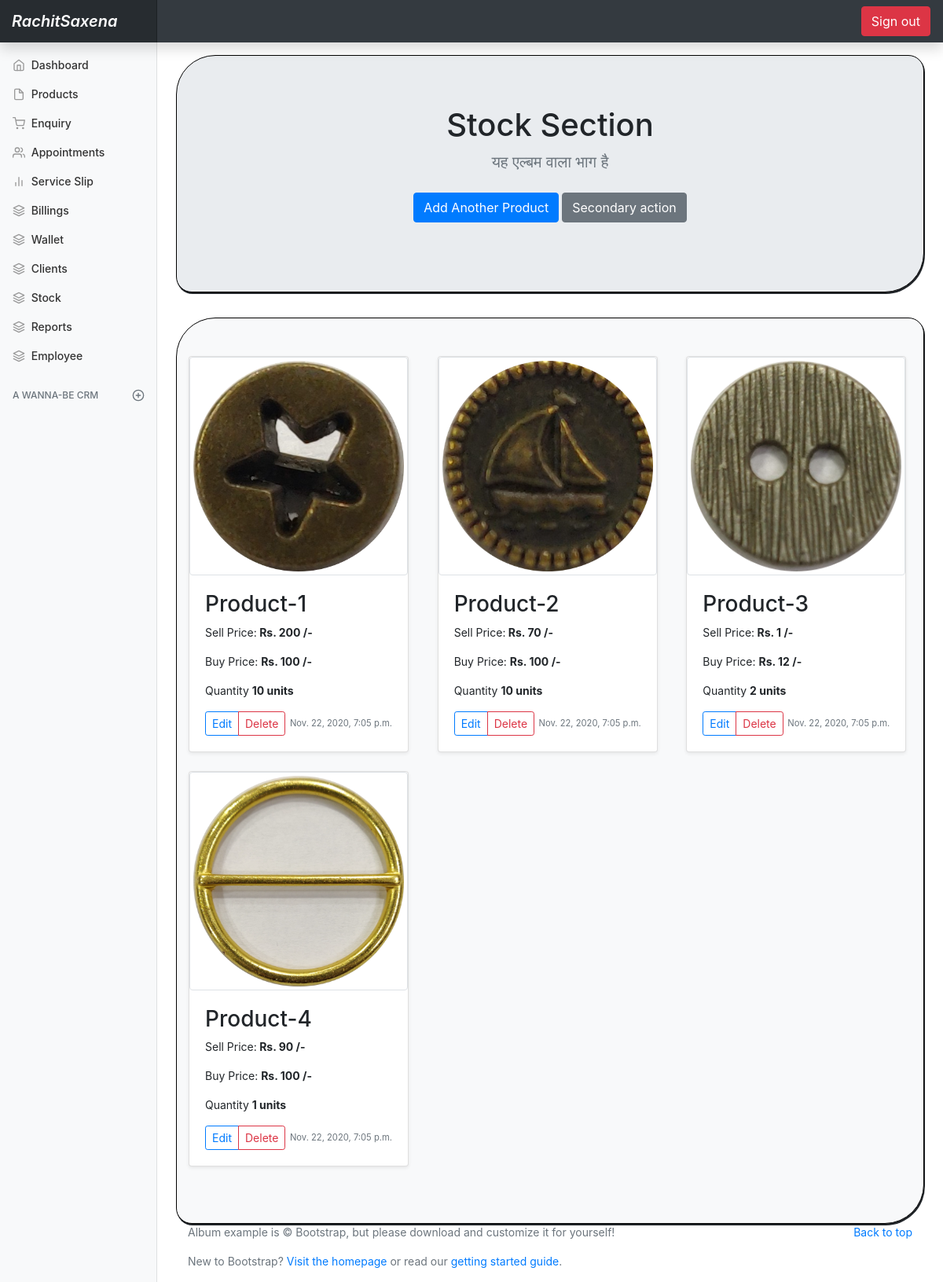
The app's page /stock (signed in) with its own data.
### basic/models.py (models this page shows, shortened)
class Product(models.Model):
    name = models.CharField(max_length=100 ,null=True , blank=True )
    bprice = models.IntegerField(default=0 , null=True  , blank=True)
    sprice = models.IntegerField(default=0 , null= True , blank=True)
    category = models.ForeignKey(Category , on_delete= models.CASCADE)
    quantity = models.IntegerField(default=10)
    img = models.ImageField(null=True , blank=True)
    date = models.DateTimeField(auto_now_add=True)

### basic/views.py (the view)
# urls.py: path('stock' , views.stock , name='stock'),
@login_required(login_url='loginPage')
def stock(request):
    pro = Product.objects.all()
    params = {
        'stock': pro
    }
    return render(request , 'basic/album.html' , params)

### basic/templates/basic/album.html (shortened to what this page needs)
{% extends 'basic/base.html' %}
{% block content %}
 <main role="main" class="col-md-9 ml-sm-auto col-lg-10 px-md-4">
  <section class="jumbotron text-center commonContainer">
    <div class="container ">
      <h1>Stock Section</h1>
      <p class="lead text-muted">यह एल्बम वाला भाग है</p>
      <p>
        <a href="#" class="btn btn-primary my-2">Add Another Product</a>
        <a href="#" class="btn btn-secondary my-2">Secondary action</a>
      </p>
    </div>
  </section>
  <div class="album py-5 bg-light commonContainer" >
    <div class="container" style=>
      <div class="row">
      {% for i in stock  %}
          <div class="col-md-4">
            <div class="card mb-4 shadow-sm albumImage">
              <img src="{{i.img.url}}" alt="..." class="img-thumbnail">
            <div class="card-body">
            <h3>{{i.name}}</h3>
                <p class="card-text">Sell Price:<strong> Rs. {{i.sprice}} /-</strong></p>
                <p class="card-text">Buy Price: <strong>Rs. {{i.bprice}} /-</strong></p>
                <p class="card-text">Quantity <strong>{{i.quantity}} units</strong></p>
                <div class="d-flex justify-content-between align-items-center">
                  <div class="btn-group">
                    <a type="button" class="btn btn-sm btn-outline-primary" href='{% url 'productEnquiry' i.id %}'>Edit</a>
                    <a type="button" class="btn btn-sm btn-outline-danger">Delete</a>
                  </div>
                  <small class="text-muted">{{i.date}}</small>
                </div>
              </div>
            </div>
          </div>
        {% endfor %}
      </div>
    </div>
  </div>
<footer class="text-muted">
  <div class="container">
    <p class="float-right">
      <a href="#">Back to top</a>
    </p>
    <p>Album example is &copy; Bootstrap, but please download and customize it for yourself!</p>
    <p>New to Bootstrap? <a href="https://getbootstrap.com/">Visit the homepage</a> or read our <a href="../getting-started/introduction/">getting started guide</a>.</p>
  </div>
</footer>
</main>
{% endblock content %}

### basic/templates/basic/base.html (shortened to what this page needs)
<!doctype html>
{% load static %}
<html lang="en">
  <head>
<link href="{% static 'css/bootstrap.min.css' %}" rel="stylesheet">
<link href="{% static 'css/second.css' %}" rel="stylesheet">
    <link href="{% static 'dashboard.css' %}" rel="stylesheet">
  </head>
  <body>
  {% include 'basic/navbar.html' %}
<div class="container-fluid">
  <div class="row">
    <nav id="sidebarMenu" class="col-md-3 col-lg-2 d-md-block bg-light sidebar collapse">
      <div class="sidebar-sticky pt-3">
        <ul class="nav flex-column">
          <li class="nav-item">
            <a class="nav-link" href="{% url 'dashboard' %}">
              <span data-feather="home"></span>
              Dashboard
            </a>
          </li>
          <li class="nav-item">
            <a class="nav-link" href="{% url 'product' %}">
              <span data-feather="file"></span>
              Products
            </a>
          </li>
          <li class="nav-item">
            <a class="nav-link" href="{% url 'enquiry' %}">
              <span data-feather="shopping-cart"></span>
              Enquiry
            </a>
          </li>
          <li class="nav-item">
            <a class="nav-link" href="#">
              <span data-feather="users"></span>
              Appointments
            </a>
          </li>
          <li class="nav-item">
            <a class="nav-link" href="#">
              <span data-feather="bar-chart-2"></span>
              Service Slip
            </a>
          </li>
          <li class="nav-item">
            <a class="nav-link" href="#">
              <span data-feather="layers"></span>
              Billings
            </a>
          </li>
          <li class="nav-item">
            <a class="nav-link" >
              <span data-feather="layers"></span>
              Wallet
            </a>
          </li>
          <li class="nav-item">
            <a class="nav-link" href="#">
              <span data-feather="layers"></span>
              Clients
            </a>
          </li>
          <li class="nav-item">
            <a class="nav-link" href="stock">
              <span data-feather="layers"></span>
              Stock
            </a>
          </li>
          <li class="nav-item">
            <a class="nav-link" href="#">
              <span data-feather="layers"></span>
              Reports
            </a>
          </li>
          <li class="nav-item">
            <a class="nav-link" href="{% url 'employee' %}">
              <span data-feather="layers"></span>
              Employee
            </a>
          </li>
        </ul>
        <h6 class="sidebar-heading d-flex justify-content-between align-items-center px-3 mt-4 mb-1 text-muted">
          <span>A Wanna-be CRM</span>
          <a class="d-flex align-items-center text-muted" href="#" aria-label="Add a new report">
            <span data-feather="plus-circle"></span>
          </a>
        </h6>
      </div>
    </nav>
    {% block content %}
    {% endblock content %}
  </div>
</div>
        <script src="{% static 'dashboard.js' %}"></script></body>
</html>

### basic/templates/basic/navbar.html (shortened to what this page needs)
 <nav class="navbar navbar-dark sticky-top bg-dark flex-md-nowrap mb-3 p-0 mb-2 shadow navv">
  <a class="navbar-brand col-md-3 col-lg-2 mr-0 heading " href="#"><i>RachitSaxena</i></a>
  <ul class="navbar-nav px-3">
    <li class="nav-item text-nowrap">
    {% if request.user.is_authenticated %}
      <a class="btn btn-danger btn-small" href="{% url 'logoutPage' %}">Sign out</a>
    {% else %}
      <a class='btn btn-primary btn-small' href = "{% url 'login' %}">Sign in </a>
    {% endif %}
    </li>
  </ul>
</nav>

### static/css/second.css (style rules this page uses)
.commonContainer { box-shadow: 1px 2px; border-radius: 50px 20px; border: 1px solid black; }

### static/dashboard.css (style rules this page uses)
body { font-size: .875rem; }
.feather { width: 16px; height: 16px; vertical-align: text-bottom; }
.sidebar { position: fixed; top: 0; bottom: 0; left: 0; z-index: 100; padding: 48px 0 0; box-shadow: inset -1px 0 0 rgba(0, 0, 0, .1); }
.sidebar-sticky { position: relative; top: 0; height: calc(100vh - 48px); padding-top: .5rem; overflow-x: hidden; overflow-y: auto; }
.sidebar .nav-link { font-weight: 500; color: #333; }
.sidebar .nav-link .feather { margin-right: 4px; color: #999; }
.sidebar-heading { font-size: .75rem; text-transform: uppercase; }
.navbar-brand { padding-top: .75rem; padding-bottom: .75rem; font-size: 1rem; background-color: rgba(0, 0, 0, .25); box-shadow: inset -1px 0 0 rgba(0, 0, 0, .25); }

### basic/templates/basic/base.html (style rules this page uses)
body { background-image: url(https://i1.wp.com/css-tricks.com/wp-content/uploads/2017/09/linear-gradient.png?fit=1800%2C800&ssl=1) }

### basic/templates/basic/navbar.html (style rules this page uses)
.heading { font-size: 20px; font-weight: 600; }

### basic/templates/basic/album.html (style rules this page uses)
.albumImage { max-height: 600px; max-width: 280px; }

### records on screen
Product: img (picture), name "Product-1", sprice "200", bprice "100", quantity "10", date "Nov. 22, 2020, 7:05 p.m."
Product: img (picture), name "Product-2", sprice "70", bprice "100", quantity "10", date "Nov. 22, 2020, 7:05 p.m."
Product: img (picture), name "Product-3", sprice "1", bprice "12", quantity "2", date "Nov. 22, 2020, 7:05 p.m."
Product: img (picture), name "Product-4", sprice "90", bprice "100", quantity "1", date "Nov. 22, 2020, 7:05 p.m."
